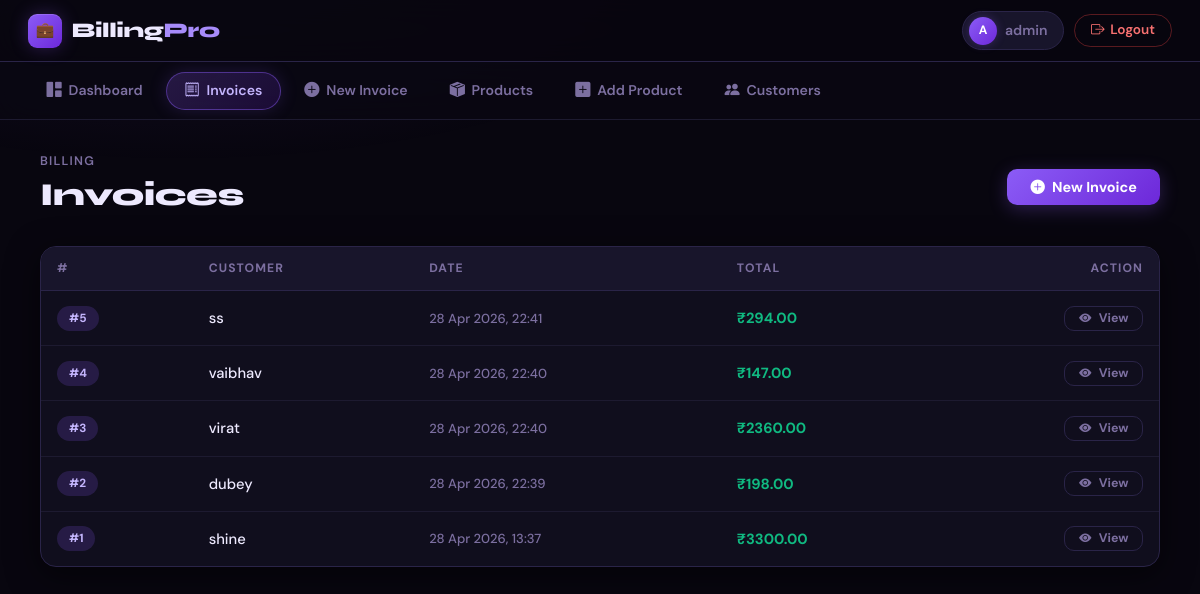
/billing/invoices/ (signed in), run on an earlier commit of the app's database.
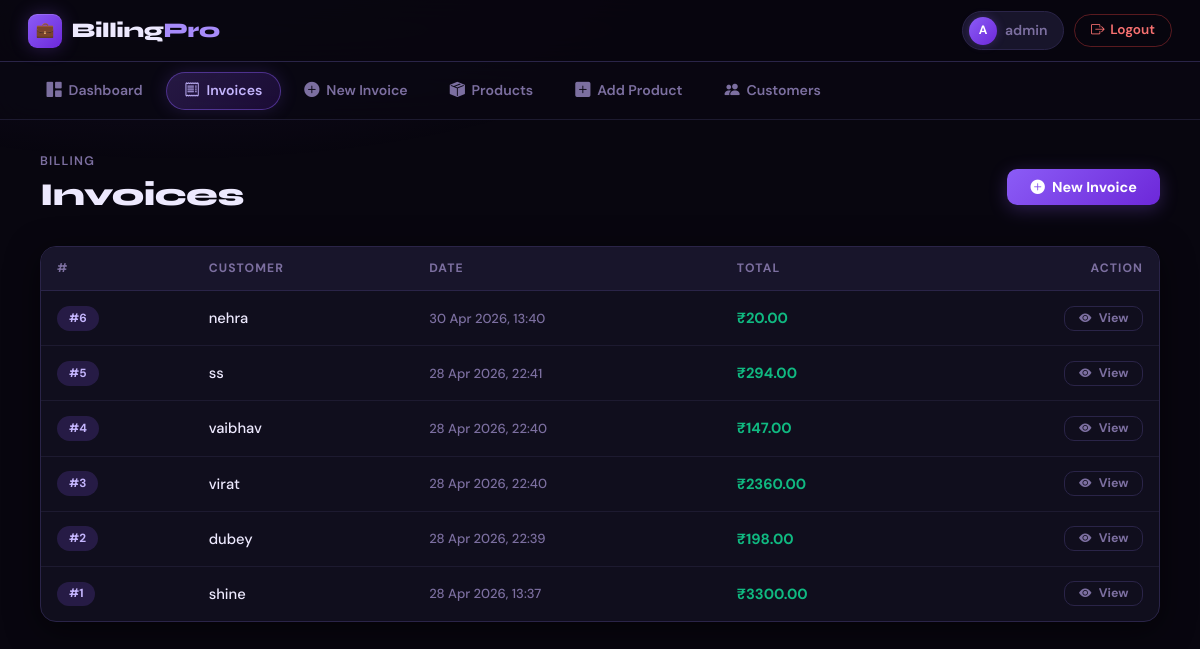
And on a later commit of the database.
### billing/models.py (models this page shows, shortened)
class Invoice(models.Model):
    customer = models.ForeignKey(Customer, on_delete=models.PROTECT)
    created_by = models.ForeignKey(User, on_delete=models.CASCADE)
    created_at = models.DateTimeField(auto_now_add=True)
    tax = models.DecimalField(max_digits=12, decimal_places=2, default=0)
    discount = models.DecimalField(max_digits=12, decimal_places=2, default=0)
    def get_subtotal(self):
        return sum(item.get_total() for item in self.items.all())
    def get_total(self):
        return self.get_subtotal() + self.tax - self.discount

class Customer(models.Model):
    name = models.CharField(max_length=255)
    phone = models.CharField(max_length=20, blank=True, null=True)
    email = models.EmailField(blank=True, null=True)
    address = models.TextField(blank=True, null=True)
    created_at = models.DateTimeField(auto_now_add=True)

class InvoiceItem(models.Model):
    invoice = models.ForeignKey(
        Invoice,
        on_delete=models.CASCADE,
        related_name='items'
    )
    product = models.ForeignKey(Product, on_delete=models.PROTECT)
    quantity = models.PositiveIntegerField()
    price = models.DecimalField(max_digits=12, decimal_places=2)
    def get_total(self):
        return self.price * self.quantity

### billing/views.py (the view)
# urls.py: path('invoices/', invoice_list, name='invoice_list'),
@login_required
def invoice_list(request):
    invoices = Invoice.objects.all().order_by('-created_at')
    return render(request, 'billing/invoice_list.html', {'invoices': invoices})

### templates/billing/invoice_list.html (shortened to what this page needs)
{% extends 'base.html' %}
{% block content %}
<div class="d-flex flex-wrap align-items-center justify-content-between gap-3 mb-4">
    <div>
        <p class="page-sup">Billing</p>
        <h1 class="page-title">Invoices</h1>
    </div>
    <a href="{% url 'create_invoice' %}" class="bp-btn bp-btn-primary">
        <i class="bi bi-plus-circle-fill"></i> New Invoice
    </a>
</div>
<div class="bp-card" style="padding:0;overflow:hidden;">
    <div style="overflow-x:auto;">
        <table class="bp-table">
            <thead>
                <tr>
                    <th>#</th>
                    <th>Customer</th>
                    <th>Date</th>
                    <th>Total</th>
                    <th style="text-align:right;">Action</th>
                </tr>
            </thead>
            <tbody>
                {% for invoice in invoices %}
                <tr>
                    <td><span class="bp-badge bp-badge-purple">#{{ invoice.id }}</span></td>
                    <td style="font-weight:500;color:var(--text);">{{ invoice.customer.name }}</td>
                    <td style="color:var(--text-muted);font-size:.82rem;">{{ invoice.created_at|date:"d M Y, H:i" }}</td>
                    <td style="color:var(--green);font-weight:700;">₹{{ invoice.get_total }}</td>
                    <td style="text-align:right;">
                        <a href="/billing/invoice/{{ invoice.id }}/" class="bp-btn bp-btn-ghost" style="font-size:.78rem;padding:.3rem .85rem;">
                            <i class="bi bi-eye-fill"></i> View
                        </a>
                    </td>
                </tr>
                {% endfor %}
            </tbody>
        </table>
    </div>
</div>
{% endblock %}

What changed in the data, as far as the page shows it:
added Invoice: id "6", customer.name "nehra", created_at "30 Apr 2026, 13:40", get_total "20.00"
